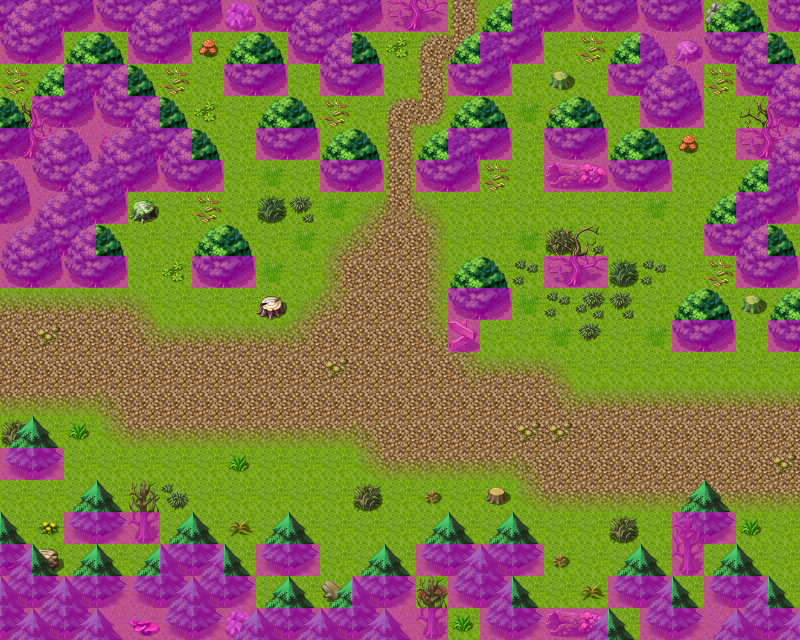

A 2D game scene composited from a Tiled map and its tileset images. What follows is a short description and the map's XML, with each tile layer's data collapsed to a summary:
An orthogonal 25x20 tile map with 32x32 px tiles, 4 tile layers (Ground, Objects, Above, Walkable), 60 tilesets and 10 objects (7x spawn, 3x mapchange).

<map version="1.2" tiledversion="1.2.1" orientation="orthogonal" renderorder="right-down" width="25" height="20" tilewidth="32" tileheight="32" infinite="0" nextlayerid="13" nextobjectid="20">
 <tileset firstgid="1" name="map_bed_1" tilewidth="32" tileheight="32" tilecount="128" columns="16">
  <image source="../drawable/map_bed_1.png" width="512" height="256" />
 </tileset>
 <tileset firstgid="129" name="map_border_1" tilewidth="32" tileheight="32" tilecount="128" columns="16">
  <image source="../drawable/map_border_1.png" width="512" height="256" />
 </tileset>
 <tileset firstgid="257" name="map_bridge_1" tilewidth="32" tileheight="32" tilecount="128" columns="16">
  <image source="../drawable/map_bridge_1.png" width="512" height="256" />
 </tileset>
 <tileset firstgid="385" name="map_bridge_2" tilewidth="32" tileheight="32" tilecount="128" columns="16">
  <image source="../drawable/map_bridge_2.png" width="512" height="256" />
 </tileset>
 <tileset firstgid="513" name="map_broken_1" tilewidth="32" tileheight="32" tilecount="128" columns="16">
  <image source="../drawable/map_broken_1.png" width="512" height="256" />
 </tileset>
 <tileset firstgid="641" name="map_cavewall_1" tilewidth="32" tileheight="32" tilecount="108" columns="18">
  <image source="../drawable/map_cavewall_1.png" width="576" height="192" />
 </tileset>
 <tileset firstgid="749" name="map_cavewall_2" tilewidth="32" tileheight="32" tilecount="108" columns="18">
  <image source="../drawable/map_cavewall_2.png" width="576" height="192" />
 </tileset>
 <tileset firstgid="857" name="map_cavewall_3" tilewidth="32" tileheight="32" tilecount="108" columns="18">
  <image source="../drawable/map_cavewall_3.png" width="576" height="192" />
 </tileset>
 <tileset firstgid="965" name="map_cavewall_4" tilewidth="32" tileheight="32" tilecount="108" columns="18">
  <image source="../drawable/map_cavewall_4.png" width="576" height="192" />
 </tileset>
 <tileset firstgid="1073" name="map_chair_table_1" tilewidth="32" tileheight="32" tilecount="128" columns="16">
  <image source="../drawable/map_chair_table_1.png" width="512" height="256" />
 </tileset>
 <tileset firstgid="1201" name="map_chair_table_2" tilewidth="32" tileheight="32" tilecount="128" columns="16">
  <image source="../drawable/map_chair_table_2.png" width="512" height="256" />
 </tileset>
 <tileset firstgid="1329" name="map_crate_1" tilewidth="32" tileheight="32" tilecount="128" columns="16">
  <image source="../drawable/map_crate_1.png" width="512" height="256" />
 </tileset>
 <tileset firstgid="1457" name="map_cupboard_1" tilewidth="32" tileheight="32" tilecount="128" columns="16">
  <image source="../drawable/map_cupboard_1.png" width="512" height="256" />
 </tileset>
 <tileset firstgid="1585" name="map_curtain_1" tilewidth="32" tileheight="32" tilecount="128" columns="16">
  <image source="../drawable/map_curtain_1.png" width="512" height="256" />
 </tileset>
 <tileset firstgid="1713" name="map_entrance_1" tilewidth="32" tileheight="32" tilecount="128" columns="16">
  <image source="../drawable/map_entrance_1.png" width="512" height="256" />
 </tileset>
 <tileset firstgid="1841" name="map_entrance_2" tilewidth="32" tileheight="32" tilecount="128" columns="16">
  <image source="../drawable/map_entrance_2.png" width="512" height="256" />
 </tileset>
 <tileset firstgid="1969" name="map_fence_1" tilewidth="32" tileheight="32" tilecount="128" columns="16">
  <image source="../drawable/map_fence_1.png" width="512" height="256" />
 </tileset>
 <tileset firstgid="2097" name="map_fence_2" tilewidth="32" tileheight="32" tilecount="128" columns="16">
  <image source="../drawable/map_fence_2.png" width="512" height="256" />
 </tileset>
 <tileset firstgid="2225" name="map_fence_3" tilewidth="32" tileheight="32" tilecount="128" columns="16">
  <image source="../drawable/map_fence_3.png" width="512" height="256" />
 </tileset>
 <tileset firstgid="2353" name="map_fence_4" tilewidth="32" tileheight="32" tilecount="128" columns="16">
  <image source="../drawable/map_fence_4.png" width="512" height="256" />
 </tileset>
 <tileset firstgid="2481" name="map_ground_1" tilewidth="32" tileheight="32" tilecount="128" columns="16">
  <image source="../drawable/map_ground_1.png" width="512" height="256" />
 </tileset>
 <tileset firstgid="2609" name="map_ground_2" tilewidth="32" tileheight="32" tilecount="128" columns="16">
  <image source="../drawable/map_ground_2.png" width="512" height="256" />
 </tileset>
 <tileset firstgid="2737" name="map_ground_3" tilewidth="32" tileheight="32" tilecount="128" columns="16">
  <image source="../drawable/map_ground_3.png" width="512" height="256" />
 </tileset>
 <tileset firstgid="2865" name="map_ground_4" tilewidth="32" tileheight="32" tilecount="128" columns="16">
  <image source="../drawable/map_ground_4.png" width="512" height="256" />
 </tileset>
 <tileset firstgid="2993" name="map_ground_5" tilewidth="32" tileheight="32" tilecount="128" columns="16">
  <image source="../drawable/map_ground_5.png" width="512" height="256" />
 </tileset>
 <tileset firstgid="3121" name="map_ground_6" tilewidth="32" tileheight="32" tilecount="128" columns="16">
  <image source="../drawable/map_ground_6.png" width="512" height="256" />
 </tileset>
 <tileset firstgid="3249" name="map_ground_7" tilewidth="32" tileheight="32" tilecount="128" columns="16">
  <image source="../drawable/map_ground_7.png" width="512" height="256" />
 </tileset>
 <tileset firstgid="3377" name="map_ground_8" tilewidth="32" tileheight="32" tilecount="128" columns="16">
  <image source="../drawable/map_ground_8.png" width="512" height="256" />
 </tileset>
 <tileset firstgid="3505" name="map_house_1" tilewidth="32" tileheight="32" tilecount="128" columns="16">
  <image source="../drawable/map_house_1.png" width="512" height="256" />
 </tileset>
 <tileset firstgid="3633" name="map_house_2" tilewidth="32" tileheight="32" tilecount="128" columns="16">
  <image source="../drawable/map_house_2.png" width="512" height="256" />
 </tileset>
 <tileset firstgid="3761" name="map_indoor_1" tilewidth="32" tileheight="32" tilecount="128" columns="16">
  <image source="../drawable/map_indoor_1.png" width="512" height="256" />
 </tileset>
 <tileset firstgid="3889" name="map_indoor_2" tilewidth="32" tileheight="32" tilecount="128" columns="16">
  <image source="../drawable/map_indoor_2.png" width="512" height="256" />
 </tileset>
 <tileset firstgid="4017" name="map_kitchen_1" tilewidth="32" tileheight="32" tilecount="128" columns="16">
  <image source="../drawable/map_kitchen_1.png" width="512" height="256" />
 </tileset>
 <tileset firstgid="4145" name="map_outdoor_1" tilewidth="32" tileheight="32" tilecount="128" columns="16">
  <image source="../drawable/map_outdoor_1.png" width="512" height="256" />
 </tileset>
 <tileset firstgid="4273" name="map_pillar_1" tilewidth="32" tileheight="32" tilecount="128" columns="16">
  <image source="../drawable/map_pillar_1.png" width="512" height="256" />
 </tileset>
 <tileset firstgid="4401" name="map_pillar_2" tilewidth="32" tileheight="32" tilecount="128" columns="16">
  <image source="../drawable/map_pillar_2.png" width="512" height="256" />
 </tileset>
 <tileset firstgid="4529" name="map_plant_1" tilewidth="32" tileheight="32" tilecount="128" columns="16">
  <image source="../drawable/map_plant_1.png" width="512" height="256" />
 </tileset>
 <tileset firstgid="4657" name="map_plant_2" tilewidth="32" tileheight="32" tilecount="128" columns="16">
  <image source="../drawable/map_plant_2.png" width="512" height="256" />
 </tileset>
 <tileset firstgid="4785" name="map_rock_1" tilewidth="32" tileheight="32" tilecount="128" columns="16">
  <image source="../drawable/map_rock_1.png" width="512" height="256" />
 </tileset>
 <tileset firstgid="4913" name="map_rock_2" tilewidth="32" tileheight="32" tilecount="128" columns="16">
  <image source="../drawable/map_rock_2.png" width="512" height="256" />
 </tileset>
 <tileset firstgid="5041" name="map_roof_1" tilewidth="32" tileheight="32" tilecount="128" columns="16">
  <image source="../drawable/map_roof_1.png" width="512" height="256" />
 </tileset>
 <tileset firstgid="5169" name="map_roof_2" tilewidth="32" tileheight="32" tilecount="128" columns="16">
  <image source="../drawable/map_roof_2.png" width="512" height="256" />
 </tileset>
 <tileset firstgid="5297" name="map_roof_3" tilewidth="32" tileheight="32" tilecount="128" columns="16">
  <image source="../drawable/map_roof_3.png" width="512" height="256" />
 </tileset>
 <tileset firstgid="5425" name="map_shop_1" tilewidth="32" tileheight="32" tilecount="128" columns="16">
  <image source="../drawable/map_shop_1.png" width="512" height="256" />
 </tileset>
 <tileset firstgid="5553" name="map_sign_ladder_1" tilewidth="32" tileheight="32" tilecount="128" columns="16">
  <image source="../drawable/map_sign_ladder_1.png" width="512" height="256" />
 </tileset>
 <tileset firstgid="5681" name="map_table_1" tilewidth="32" tileheight="32" tilecount="128" columns="16">
  <image source="../drawable/map_table_1.png" width="512" height="256" />
 </tileset>
 <tileset firstgid="5809" name="map_trail_1" tilewidth="32" tileheight="32" tilecount="128" columns="16">
  <image source="../drawable/map_trail_1.png" width="512" height="256" />
 </tileset>
 <tileset firstgid="5937" name="map_transition_1" tilewidth="32" tileheight="32" tilecount="128" columns="16">
  <image source="../drawable/map_transition_1.png" width="512" height="256" />
 </tileset>
 <tileset firstgid="6065" name="map_transition_2" tilewidth="32" tileheight="32" tilecount="128" columns="16">
  <image source="../drawable/map_transition_2.png" width="512" height="256" />
 </tileset>
 <tileset firstgid="6193" name="map_transition_3" tilewidth="32" tileheight="32" tilecount="128" columns="16">
  <image source="../drawable/map_transition_3.png" width="512" height="256" />
 </tileset>
 <tileset firstgid="6321" name="map_transition_4" tilewidth="32" tileheight="32" tilecount="128" columns="16">
  <image source="../drawable/map_transition_4.png" width="512" height="256" />
 </tileset>
 <tileset firstgid="6449" name="map_transition_5" tilewidth="32" tileheight="32" tilecount="128" columns="16">
  <image source="../drawable/map_transition_5.png" width="512" height="256" />
 </tileset>
 <tileset firstgid="6577" name="map_tree_1" tilewidth="32" tileheight="32" tilecount="128" columns="16">
  <image source="../drawable/map_tree_1.png" width="512" height="256" />
 </tileset>
 <tileset firstgid="6705" name="map_tree_2" tilewidth="32" tileheight="32" tilecount="128" columns="16">
  <image source="../drawable/map_tree_2.png" width="512" height="256" />
 </tileset>
 <tileset firstgid="6833" name="map_wall_1" tilewidth="32" tileheight="32" tilecount="128" columns="16">
  <image source="../drawable/map_wall_1.png" width="512" height="256" />
 </tileset>
 <tileset firstgid="6961" name="map_wall_2" tilewidth="32" tileheight="32" tilecount="120" columns="15">
  <image source="../drawable/map_wall_2.png" width="480" height="256" />
 </tileset>
 <tileset firstgid="7081" name="map_wall_3" tilewidth="32" tileheight="32" tilecount="120" columns="15">
  <image source="../drawable/map_wall_3.png" width="480" height="256" />
 </tileset>
 <tileset firstgid="7201" name="map_wall_4" tilewidth="32" tileheight="32" tilecount="120" columns="15">
  <image source="../drawable/map_wall_4.png" width="480" height="256" />
 </tileset>
 <tileset firstgid="7321" name="map_window_1" tilewidth="32" tileheight="32" tilecount="128" columns="16">
  <image source="../drawable/map_window_1.png" width="512" height="256" />
 </tileset>
 <tileset firstgid="7449" name="map_window_2" tilewidth="32" tileheight="32" tilecount="128" columns="16">
  <image source="../drawable/map_window_2.png" width="512" height="256" />
 </tileset>
 <layer id="9" name="Ground" width="25" height="20">
  <data>[500 cells, 500 non-empty, 2 distinct tile ids]</data>
 </layer>
 <layer id="10" name="Objects" width="25" height="20">
  <data>[500 cells, 309 non-empty, 59 distinct tile ids]</data>
 </layer>
 <layer id="11" name="Above" width="25" height="20">
  <data>[500 cells, 121 non-empty, 9 distinct tile ids]</data>
 </layer>
 <layer id="12" name="Walkable" width="25" height="20">
  <data>[500 cells, 166 non-empty, 1 distinct tile ids]</data>
 </layer>
 <objectgroup id="5" name="Mapevents">
  <object id="5" name="west" type="mapchange" x="0" y="288" width="32" height="160">
   <properties>
    <property name="map" value="road5" />
    <property name="place" value="east" />
   </properties>
  </object>
  <object id="9" name="east" type="mapchange" x="768" y="352" width="32" height="224">
   <properties>
    <property name="map" value="road7" />
    <property name="place" value="west" />
   </properties>
  </object>
  <object id="10" name="north" type="mapchange" x="448" y="0" width="32" height="32">
   <properties>
    <property name="map" value="brightroad1" />
    <property name="place" value="south" />
   </properties>
  </object>
 </objectgroup>
 <objectgroup id="6" name="Spawn">
  <object id="13" name="beetle2" type="spawn" x="128" y="160" width="192" height="160" />
  <object id="14" name="forestserpent2" type="spawn" x="192" y="32" width="192" height="160">
   <properties>
    <property name="spawngroup" value="forestserpent2" />
   </properties>
  </object>
  <object id="15" name="forestboar3" type="spawn" x="64" y="448" width="288" height="128" />
  <object id="16" name="forestboar3" type="spawn" x="384" y="480" width="288" height="96" />
  <object id="17" name="beetle2" type="spawn" x="448" y="192" width="192" height="160" />
  <object id="18" name="beetle2" type="spawn" x="480" y="64" width="192" height="160" />
  <object id="19" name="beetle2" type="spawn" x="544" y="160" width="192" height="160" />
 </objectgroup>
 <objectgroup id="7" name="Keys" />
 <objectgroup id="8" name="Replace" />
</map>
